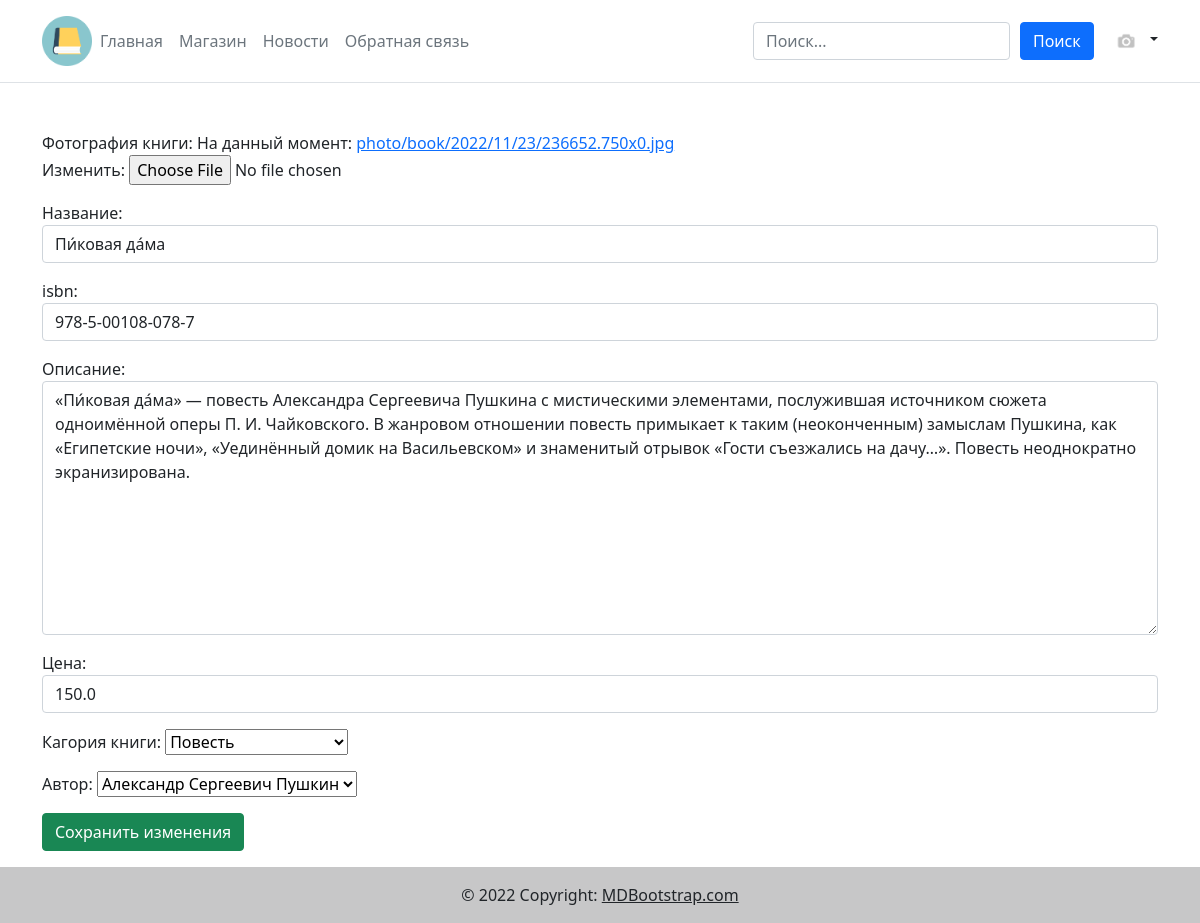
The page /moderator/edit_book/8 (signed in) on the database as committed earlier.
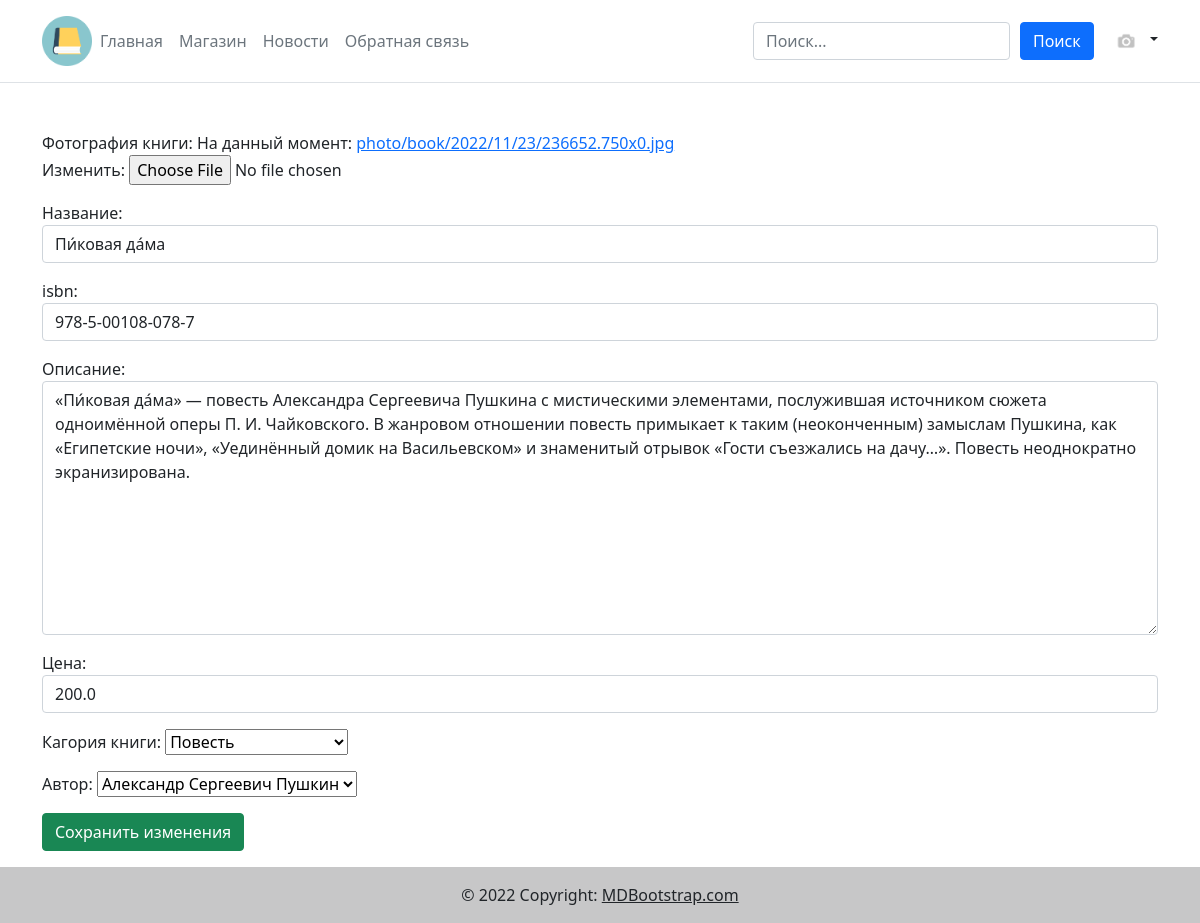
The same page on the database as committed later.
### main/models.py (models this page shows, shortened)
class book (models.Model):
    objects = None
    title = models.CharField(max_length=255, verbose_name = "Названеи книги")
    isbn = models.CharField(null = True, blank = True, max_length=255, verbose_name = "isbn")
    photo = models.ImageField(upload_to="photo/book/%Y/%m/%d/", verbose_name = "Фотография книги")
    description = models.TextField(blank=True, verbose_name = "Описание книги")
    time_create = models.DateTimeField(auto_now_add=True, verbose_name = "Дата публикации книги")
    is_published = models.BooleanField(default=True, verbose_name = "Публикация")
    price = models.FloatField(verbose_name = "Цена")
    Author = models.ForeignKey(Author_of_the_book, null = True, blank = True, verbose_name = "Автор",on_delete = models.CASCADE)
    genre = models.ForeignKey(genre_of_the_book, null = False, blank = True, verbose_name = "Кагория книги",on_delete = models.CASCADE)

class genre_of_the_book (models.Model):
    object = None
    title = models.CharField(max_length=255, blank = True, verbose_name="Название категории")
    def __str__(self):
        return self.title

### moderator/views.py (the view)
# urls.py: path('edit_book/<int:pk>', views.edit_book.as_view(), name='edit_book'),
class edit_book(UpdateView):
    model = book
    template_name = 'moderator/edit_book_cart.html'
    form_class = EditBookForm

### moderator/forms.py
class EditBookForm(forms.Form,ModelForm):
    title = forms.CharField(label="Название", widget=forms.TextInput(attrs={'class':'form-control','placeholder':'Название'}))
    isbn = forms.CharField(label="isbn", widget=forms.TextInput(attrs={'class':'form-control','placeholder':'isbn'}))
    price = forms.IntegerField(label="Цена", widget=forms.TextInput(attrs={'class':'form-control','placeholder':'Цена'}))
    description = forms.CharField(label="Описание", widget=forms.Textarea(attrs={'class':'form-control','placeholder':'Описание'}))
    class Meta:
        model = book
        fields = ['photo','title', 'isbn', 'description', 'price','genre','Author']

### main/models.py (called while the page is built)
    def __str__(self):
        return self.name

### moderator/templates/moderator/edit_book_cart.html (shortened to what this page needs)
{% extends 'base.html' %}
{% block content %}
<form  enctype="multipart/form-data" method="post" name="edit_book">
        {{form.as_p}}
    <button type="submit" class="btn btn-success">
        Сохранить изменения
    </button>
</form>
{% endblock %}

Rows that differ between the two databases and show on the page:
changed book "Повесть": price "150.0" → "200.0"
